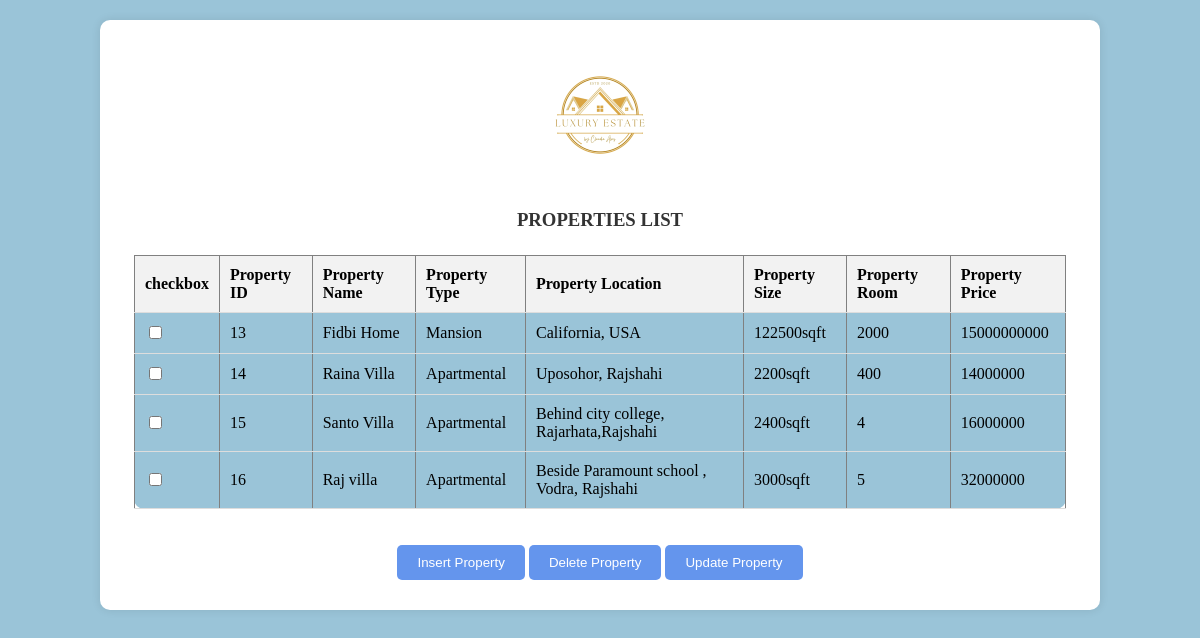
The app's page /view/agentproperties_listing.php (signed in) with its own data.
### tables this page shows
CREATE TABLE `properties` (
  `ID` int(50) NOT NULL,
  `properties_name` varchar(50) NOT NULL,
  `type` varchar(50) NOT NULL,
  `location` varchar(50) NOT NULL,
  `size` varchar(50) NOT NULL,
  `room` int(50) NOT NULL,
  `price` varchar(60) NOT NULL
);

### view/agentproperties_listing.php (the view, shortened to what this page needs)
<?php
  require '../model/config.php';
?>
<!DOCTYPE html>
<html lang="en">
<head>
<link rel="stylesheet" href="../design/design_listing.css">
</head>
<body>
<form action="agent-property-management/controller/delete_property.php" method="post" align="center">
  <a href="agentdashboard.php">
<img src="logos/logo.png" alt="logo" align="center">
</a>
<h3>PROPERTIES LIST</h3>
    <fieldset align="center">
<table border="1" cellspacing="0" cellpadding="5" align="center">
  <thead>
    <tr>
        <th>checkbox</th>
      <th>Property ID</th>
      <th>Property Name</th>
      <th>Property Type</th>
      <th>Property Location</th>
      <th>Property Size</th>
      <th>Property Room</th>
      <th>Property Price</th>
    </tr>
  </thead>
  <tbody>
  <?php
    $sql = "SELECT id, properties_name,type, location ,size ,room, price FROM properties";
    $result = $conn->query($sql);
    if ($result->num_rows > 0) {
        while($row = $result->fetch_assoc()) {
            echo "<tr>";
            echo "<td><input type='checkbox' name='id[]' value='" . $row["id"] . "'></td>";
            echo "<td>" . $row["id"] . "</td>";
            echo "<td>" . $row["properties_name"] . "</td>";
            echo "<td>" . $row["type"] . "</td>";
            echo "<td>" . $row["location"] . "</td>";
            echo "<td>" . $row["size"] . "</td>";
            echo "<td>" . $row["room"] . "</td>";
            echo "<td>" . $row["price"] . "</td>";
            echo "</tr>";
        }
    }
    else {
        echo "<tr><td colspan='4'>No properties found</td></tr>";
    }
?>
  </tbody>
</table>
<br><br>
<a href="agent-property-management/view/add_properties.php"><button type="button">Insert Property</button></a>
<input type="submit" name="submit" value="Delete Property">
<a href="agent-property-management/view/update_input.php"><button type="button">Update Property</button></a>
</fieldset>
</form>
</body>
</html>

### Design/design_listing.css (style rules this page uses)
body { font-family:'Times New Roman', Times, serif, sans-serif; background-color:rgb(154, 196, 216); margin: 0; padding: 0; }
form { margin: 20px auto; padding: 20px; background-color: #fff; width: 80%; border-radius: 10px; box-shadow: 0 0 10px rgba(0, 0, 0, 0.1); }
fieldset { border: none; }
h3 { text-align: center; color: #333; }
table { width: 100%; border-collapse: collapse; background-color: rgb(154, 196, 216); border-radius: 10px; }
th, td { padding: 10px; text-align: left; border-bottom: 1px solid #ddd; }
th { background-color: #f2f2f2; }
button { padding: 10px 20px; background-color :cornflowerblue; color: white; border: none; border-radius: 5px; cursor: pointer; transition: background-color 0.3s; }
a { text-decoration: none; color: #fff; }
input[type="submit"] { padding: 10px 20px; background-color: cornflowerblue; color: white; border: none; border-radius: 5px; cursor: pointer; transition: background-color 0.3s; }

### records on screen
properties: ID "13", properties_name "Fidbi Home", type "Mansion", location "California, USA", size "122500sqft", room "2000", price "15000000000"
properties: ID "14", properties_name "Raina Villa", type "Apartmental", location "Uposohor, Rajshahi", size "2200sqft", room "400", price "14000000"
properties: ID "15", properties_name "Santo Villa", type "Apartmental", location "Behind city college, Rajarhata,Rajshahi", size "2400sqft", room "4", price "16000000"
properties: ID "16", properties_name "Raj villa", type "Apartmental", location "Beside Paramount school , Vodra, Rajshahi", size "3000sqft", room "5", price "32000000"
